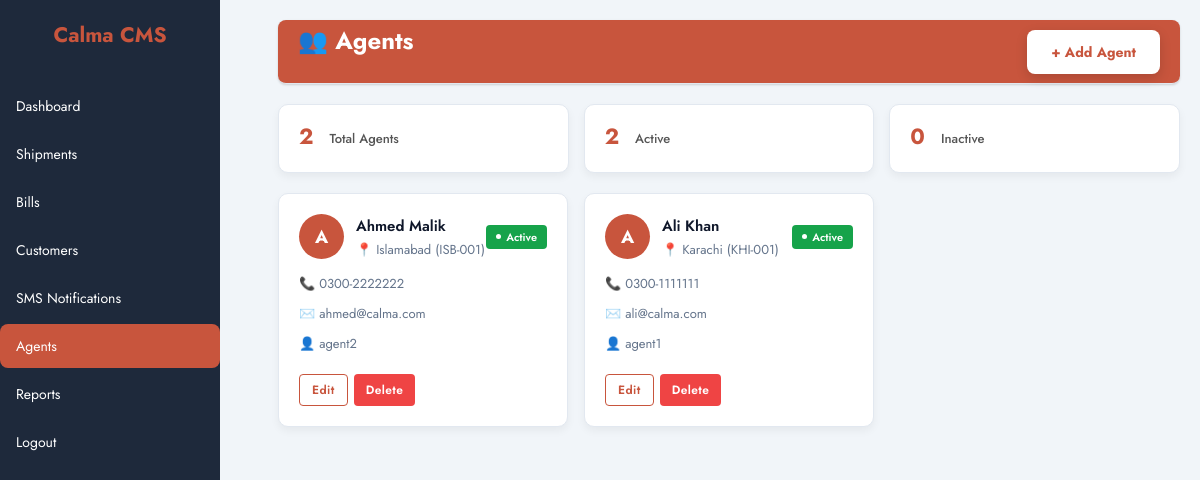
/dashboard_php/agents.php (signed in), run on the app's committed database.
### tables this page shows
CREATE TABLE `agents` (
  `id` int(11) NOT NULL,
  `username` varchar(50) NOT NULL,
  `password` varchar(255) NOT NULL,
  `name` varchar(100) NOT NULL,
  `email` varchar(100) DEFAULT NULL,
  `phone` varchar(20) DEFAULT NULL,
  `city` varchar(50) NOT NULL,
  `branch_code` varchar(20) DEFAULT NULL,
  `status` enum('Active','Inactive') DEFAULT 'Active',
  `created_at` timestamp NOT NULL DEFAULT current_timestamp(),
  `last_login` timestamp NULL DEFAULT NULL
);

### dashboard_php/agents.php (the view, shortened to what this page needs)
<?php
$connect = mysqli_connect("localhost", "root", "", "courier_management");
$user_type = $_SESSION['user_type'];
$agents_result = mysqli_query($connect, "SELECT * FROM agents ORDER BY city ASC, name ASC");
$agents = [];
while ($row = mysqli_fetch_assoc($agents_result)) {
    $agents[] = $row;
}
$total_agents = count($agents);
$active_agents = mysqli_fetch_assoc(mysqli_query($connect, "SELECT COUNT(*) AS cnt FROM agents WHERE status='Active'"))['cnt'];
$inactive_agents = mysqli_fetch_assoc(mysqli_query($connect, "SELECT COUNT(*) AS cnt FROM agents WHERE status='Inactive'"))['cnt'];
?>
<!DOCTYPE html>
<html lang="en">
<head>
<link rel="stylesheet" href="css/style.css">
</head>
<body>
<div class="layout">
  <div class="sidebar" id="sidebar">
    <h2>Calma CMS</h2>
    <ul>
      <li><a href="index.php" class="<?php echo basename($_SERVER['PHP_SELF']) == 'index.php' ? 'active' : ''; ?>">Dashboard</a></li>
      <?php if($user_type !== 'user'): ?>
      <li><a href="shipments.php" class="<?php echo basename($_SERVER['PHP_SELF']) == 'shipments.php' ? 'active' : ''; ?>">Shipments</a></li>
      <li><a href="bills.php" class="<?php echo basename($_SERVER['PHP_SELF']) == 'bills.php' ? 'active' : ''; ?>">Bills</a></li>
      <li><a href="customers.php" class="<?php echo basename($_SERVER['PHP_SELF']) == 'customers.php' ? 'active' : ''; ?>">Customers</a></li>
      <li><a href="sms.php" class="<?php echo basename($_SERVER['PHP_SELF']) == 'sms.php' ? 'active' : ''; ?>">SMS Notifications</a></li>
      <?php endif; ?>
      <?php if($user_type === 'admin'): ?>
      <li><a href="agents.php" class="<?php echo basename($_SERVER['PHP_SELF']) == 'agents.php' ? 'active' : ''; ?>">Agents</a></li>
      <li><a href="reports.php" class="<?php echo basename($_SERVER['PHP_SELF']) == 'reports.php' ? 'active' : ''; ?>">Reports</a></li>
      <?php endif; ?>
      <li><a href="logout.php" class="<?php echo basename($_SERVER['PHP_SELF']) == 'logout.php' ? 'active' : ''; ?>">Logout</a></li>
    </ul>
  </div>
  <div class="main">
    <header class="header">
      <div style="display:flex;align-items:center;gap:10px;">
        <span class="page-title">👥 Agents</span>
      </div>
      <button class="header-btn" onclick="openModal('agentModal')">+ Add Agent</button>
    </header>
    <div class="stats-grid">
      <div class="stat-card"><div class="stat-val"><?php echo $total_agents; ?></div><div class="stat-lbl">Total Agents</div></div>
      <div class="stat-card"><div class="stat-val"><?php echo $active_agents; ?></div><div class="stat-lbl">Active</div></div>
      <div class="stat-card"><div class="stat-val"><?php echo $inactive_agents; ?></div><div class="stat-lbl">Inactive</div></div>
    </div>
    <div class="agents-grid">
      <?php foreach($agents as $a): ?>
      <div class="agent-card">
        <div class="agent-card-top">
          <div style="display:flex;align-items:center;gap:12px;">
            <div class="agent-av"><?php echo strtoupper(substr($a['name'],0,1)); ?></div>
            <div>
              <div class="agent-name"><?php echo htmlspecialchars($a['name']); ?></div>
              <div class="agent-city">📍 <?php echo htmlspecialchars($a['city']); ?> (<?php echo htmlspecialchars($a['branch_code']); ?>)</div>
            </div>
          </div>
          <span class="badge <?php echo $a['status']=='Active'?'b-active':'b-inactive'; ?>"><?php echo $a['status']; ?></span>
        </div>
        <div class="agent-details">
          <span>📞 <?php echo htmlspecialchars($a['phone']); ?></span>
          <span>✉️ <?php echo htmlspecialchars($a['email']); ?></span>
          <span>👤 <?php echo htmlspecialchars($a['username']); ?></span>
        </div>
        <div style="display:flex;gap:6px;margin-top:12px;">
          <button class="btn btn-outline" onclick='openEditModal(<?php echo json_encode($a); ?>)'>Edit</button>
          <button class="btn btn-danger" onclick="if(confirm('Delete this agent?')) deleteAgent(<?php echo $a['id']; ?>)">Delete</button>
        </div>
      </div>
      <?php endforeach; ?>
    </div>
  </div>
</div>
</body>
</html>

### dashboard_php/css/style.css (style rules this page uses)
:root { --sidebar-w: 258px; --header-h: 64px; --sidebar-bg: #0f172a; --sidebar-hover: rgba(255,255,255,0.07); --sidebar-active-bg: rgba(200,85,61,0.18); --sidebar-active-clr: #e07459; --primary: #C8553D; --primary-d: #a84430; --success: #22c55e; --success-bg: #dcfce7; --warning: #f59e0b; --warning-bg: #fef3c7; --danger: #ef4444; --danger-bg: #fee2e2; --info: #3b82f6; --info-bg: #dbeafe; --purple: #8b5cf6; --purple-bg: #ede9fe; --teal: #0d9488; --teal-bg: #ccfbf1; --body-bg: #f1f5f9; --bg: #f8fafc; --card: #ffffff; --border: #e2e8f0; --text: #0f172a; --muted: #64748b; --light-text: #94a3b8; --white: #ffffff; --shadow-sm: 0 1px 2px rgba(0,0,0,.06),0 1px 3px rgba(0,0,0,.1); --shadow: 0 4px 6px -1px rgba(0,0,0,.1),0 2px 4px -1px rgba(0,0,0,.06); --shadow-lg: 0 10px 15px -3px rgba(0,0,0,.1),0 4px 6px -2px rgba(0,0,0,.05); --r: 8px; --font: 'Jost','Helvetica Neue',sans-serif; }
*,*::before,*::after { box-sizing:border-box;margin:0;padding:0; }
html { font-size:14px;scroll-behavior:smooth; }
body { font-family:var(--font);background:var(--body-bg);color:var(--text);overflow-x:hidden; }
a { text-decoration:none;color:inherit; }
ul { list-style:none; }
button { cursor:pointer;font-family:var(--font);border:none; }
.layout { display:flex;min-height:100vh; }
.sidebar { width:var(--sidebar-w);min-height:100vh;background:var(--sidebar-bg); display:flex;flex-direction:column;position:fixed;top:0;left:0;z-index:100; transition:transform 0.3s;overflow-y:auto; }
.main { margin-left:var(--sidebar-w);flex:1;display:flex;flex-direction:column;min-height:100vh; width:calc(100% - var(--sidebar-w)); }
.main { margin-left:var(--sidebar-w);flex:1;display:flex;flex-direction:column;min-height:100vh; }
.header { height:var(--header-h);background:var(--white);border-bottom:1px solid var(--border); display:flex;align-items:center;padding:0 26px;gap:14px;position:sticky;top:0; z-index:50;box-shadow:var(--shadow-sm); }
.page-title { font-size:20px;font-weight:700;color:var(--text);margin-bottom:22px; }
.stats-grid { display:grid;grid-template-columns:repeat(5,1fr);gap:18px;margin-bottom:26px; }
.stat-card { background:var(--card);border-radius:var(--r);padding:20px 22px; box-shadow:var(--shadow-sm);border:1px solid var(--border); display:flex;align-items:center;gap:16px;transition:transform 0.2s; }
.stat-val { font-size:26px;font-weight:700;line-height:1;margin-bottom:3px; }
.stat-lbl { font-size:12px;color:var(--muted);font-weight:500; }
.btn { display:inline-flex;align-items:center;gap:6px;padding:9px 17px; border-radius:var(--r);font-size:12px;font-weight:600;letter-spacing:0.4px; cursor:pointer;transition:all 0.2s;border:none;white-space:nowrap; }
.btn-outline { background:transparent;color:var(--muted);border:1.5px solid var(--border); }
.btn-danger { background:var(--danger-bg);color:var(--danger); }
.badge { display:inline-flex;align-items:center;gap:5px;padding:4px 10px; border-radius:20px;font-size:11px;font-weight:600;white-space:nowrap; }
.badge::before { content:'';width:5px;height:5px;border-radius:50%;background:currentColor; }
.b-active { background:var(--success-bg);color:#15803d; }
.agents-grid { display:grid;grid-template-columns:repeat(auto-fill,minmax(280px,1fr));gap:18px; }
.agent-card { background:var(--card);border:1px solid var(--border);border-radius:var(--r); padding:20px;box-shadow:var(--shadow-sm);transition:box-shadow 0.2s; }
.agent-card-top { display:flex;align-items:center;justify-content:space-between;margin-bottom:14px; }
.agent-av { width:44px;height:44px;border-radius:50%;background:var(--info-bg); color:var(--info);display:flex;align-items:center;justify-content:center;font-weight:700;font-size:16px; }
.agent-name { font-weight:600;font-size:14px;margin-bottom:2px; }
.agent-city { font-size:12px;color:var(--muted); }
.agent-details { font-size:12px;color:var(--muted);margin:12px 0;display:flex;flex-direction:column;gap:5px; }
.agent-details span { display:flex;align-items:center;gap:6px; }

### data on the page
agents: name "A", name "Ahmed Malik", city "Islamabad", branch_code "ISB-001", status "Active", phone "0300-2222222", email "ahmed@calma.com", username "agent2"
agents: name "A", name "Ali Khan", city "Karachi", branch_code "KHI-001", status "Active", phone "0300-1111111", email "ali@calma.com", username "agent1"

### other printed values
$total_agents "2"
$active_agents "2"
$inactive_agents "0"
